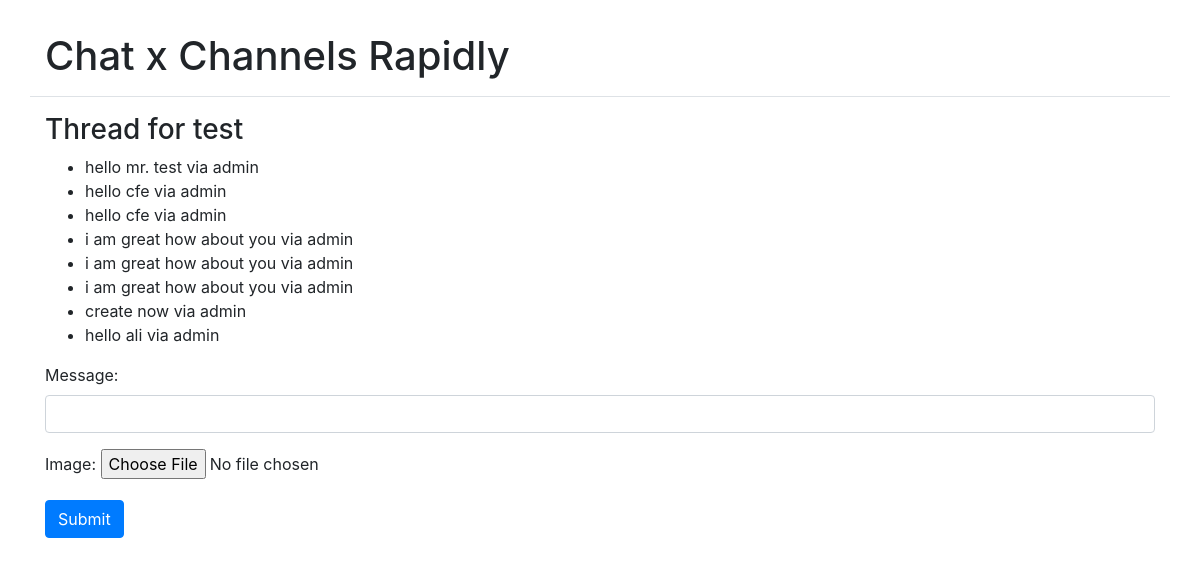
Page /messages/test (signed in) on the committed database.
### chat/models.py (models this page shows, shortened)
class Thread(models.Model):
    first        = models.ForeignKey(settings.AUTH_USER_MODEL, on_delete=models.CASCADE, related_name='chat_thread_first')
    second       = models.ForeignKey(settings.AUTH_USER_MODEL, on_delete=models.CASCADE, related_name='chat_thread_second')
    updated      = models.DateTimeField(auto_now=True)
    timestamp    = models.DateTimeField(auto_now_add=True)
    objects      = ThreadManager()

class ChatMessage(models.Model):
    thread      = models.ForeignKey(Thread, null=True, blank=True, on_delete=models.SET_NULL)
    user        = models.ForeignKey(settings.AUTH_USER_MODEL, verbose_name='sender', on_delete=models.CASCADE)
    message     = models.TextField()
    image       = models.ImageField(blank=True, null=True)
    timestamp   = models.DateTimeField(auto_now_add=True)

### chat/views.py (the view, shortened to what this page needs)
# urls.py: re_path(r"^(?P<username>[\w.@+-]+)", ThreadView.as_view()),
class ThreadView(LoginRequiredMixin, FormMixin, DetailView):
    template_name = 'chat/thread.html'
    form_class = ComposeForm
    success_url = './'
    def get_object(self):
        other_username  = self.kwargs.get("username")
        obj, created    = Thread.objects.get_or_new(self.request.user, other_username)
        if obj == None:
            raise Http404
        return obj
    def get_context_data(self, **kwargs):
        context = super().get_context_data(**kwargs)
        context['form'] = self.get_form()
        return context

### chat/forms.py
class ComposeForm(forms.Form):
    message = forms.CharField(
            widget=forms.TextInput(
                attrs={"class": "form-control"}
                )
            )
    image = forms.ImageField()

### chat/models.py (called while the page is built, shortened)
    def get_or_new(self, user, other_username): # get_or_create
        username = user.username
        if username == other_username:
            return None
        qlookup1 = Q(first__username=username) & Q(second__username=other_username)
        qlookup2 = Q(first__username=other_username) & Q(second__username=username)
        qs = self.get_queryset().filter(qlookup1 | qlookup2).distinct()
        if qs.count() == 1:
            return qs.first(), False
        elif qs.count() > 1:
            return qs.order_by('timestamp').first(), False

### chat/templates/chat/thread.html (shortened to what this page needs)
{% extends "base.html" %}
{% block content %}
<h3>Thread for {% if user != object.first %}{{ object.first }}{% else %}{{ object.second }}{% endif %}</h3>
<ul id='chat-items'>
{% for chat in object.chatmessage_set.all %}
<li>{{ chat.message }} via {{ chat.user }}</li>
{% endfor %}
</ul>
<form id='form' method='POST' enctype="multipart/form-data"> {% csrf_token %}
{{ form.as_p }}
<input type='submit' class='btn btn-primary'/>
</form>
{% endblock %}

### rows in the picture
Thread: second "test"
ChatMessage: message "hello mr. test", user "admin"
ChatMessage: message "hello cfe", user "admin"
ChatMessage: message "hello cfe", user "admin"
ChatMessage: message "i am great how about you", user "admin"
ChatMessage: message "i am great how about you", user "admin"
ChatMessage: message "i am great how about you", user "admin"
ChatMessage: message "create now", user "admin"
ChatMessage: message "hello ali", user "admin"
